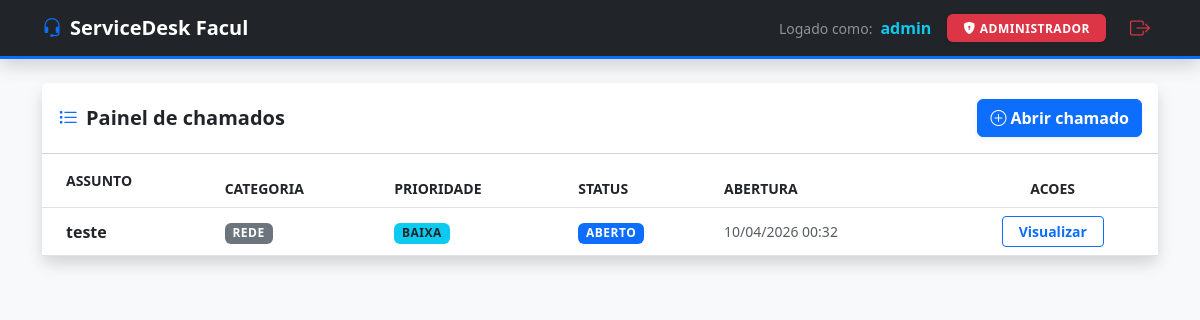
The app's page / (signed in) with its own data.
### chamados/models.py (models this page shows, shortened)
class Chamado(models.Model):
    STATUS_CHOICES = [
        ("aberto", "Aberto"),
        ("andamento", "Em andamento"),
        ("fechado", "Fechado"),
    ]
    PRIORIDADE_CHOICES = [
        ("baixa", "Baixa"),
        ("media", "Media"),
        ("alta", "Alta"),
    ]
    CATEGORIA_CHOICES = [
        ("hardware", "Hardware"),
        ("software", "Software"),
        ("rede", "Rede"),
        ("acesso", "Acesso"),
        ("outros", "Outros"),
    ]
    titulo = models.CharField(max_length=100)
    descricao = models.TextField()
    categoria = models.CharField(
        max_length=20, choices=CATEGORIA_CHOICES, default="outros"
    )
    usuario = models.ForeignKey(User, on_delete=models.CASCADE)
    status = models.CharField(max_length=20, choices=STATUS_CHOICES, default="aberto")
    prioridade = models.CharField(max_length=20, choices=PRIORIDADE_CHOICES)
    data_criacao = models.DateTimeField(auto_now_add=True)
    class Meta:
        ordering = ["-data_criacao"]

### chamados/views.py (the view)
# urls.py: path("", views.lista_chamados, name="lista_chamados"),
@login_required
def lista_chamados(request):
    if request.user.is_staff:
        chamados = Chamado.objects.all()
    else:
        chamados = Chamado.objects.none()
    return render(request, "chamados/lista.html", {"chamados": chamados})

### chamados/templates/chamados/lista.html (shortened to what this page needs)
<!DOCTYPE html>
<html lang="pt-br">
<head>
    <link href="https://cdn.jsdelivr.net/npm/bootstrap@5.3.0/dist/css/bootstrap.min.css" rel="stylesheet">
    <link rel="stylesheet" href="https://cdn.jsdelivr.net/npm/bootstrap-icons@1.11.1/font/bootstrap-icons.css">
</head>
<body class="bg-light">
    <nav class="navbar navbar-dark bg-dark mb-4 shadow">
        <div class="container">
            <a class="navbar-brand fw-bold" href="{% url 'lista_chamados' %}">
                <i class="bi bi-headset me-2 text-primary"></i>ServiceDesk Facul
            </a>
            <div class="text-white d-flex align-items-center">
                <span class="me-2 small text-white-50">Logado como:</span>
                <span class="fw-bold me-3 text-info">{{ user.username }}</span>
                {% if user.is_staff or user.is_superuser %}
                    <span class="badge bg-danger shadow-sm px-3 py-2">
                        <i class="bi bi-shield-lock-fill me-1"></i>ADMINISTRADOR
                    </span>
                {% else %}
                    <span class="badge bg-success shadow-sm px-3 py-2">
                        <i class="bi bi-person-fill me-1"></i>CLIENTE
                    </span>
                {% endif %}
                <a href="{% url 'logout_usuario' %}" class="ms-3 btn btn-sm btn-outline-danger border-0 fw-bold">
                    <i class="bi bi-box-arrow-right fs-5"></i>
                </a>
            </div>
        </div>
    </nav>
    <main class="container">
        {% if user.is_staff or user.is_superuser %}
            <div class="card shadow border-0 rounded-3">
            <div class="card-header bg-white py-3 d-flex justify-content-between align-items-center">
                <h5 class="mb-0 fw-bold text-dark">
                    <i class="bi bi-list-task me-2 text-primary"></i>Painel de chamados
                </h5>
                <a href="{% url 'criar_chamado' %}" class="btn btn-primary fw-bold shadow-sm">
                    <i class="bi bi-plus-circle me-1"></i>Abrir chamado
                </a>
            </div>
            <div class="card-body p-0">
                <div class="table-responsive">
                    <table class="table table-hover align-middle mb-0">
                        <thead>
                            <tr class="text-secondary small">
                                <th class="ps-4 py-3">ASSUNTO</th>
                                <th>CATEGORIA</th>
                                <th>PRIORIDADE</th>
                                <th>STATUS</th>
                                <th>ABERTURA</th>
                                <th class="text-center">ACOES</th>
                            </tr>
                        </thead>
                        <tbody>
                            {% for chamado in chamados %}
                                <tr>
                                    <td class="ps-4 fw-bold text-dark">{{ chamado.titulo }}</td>
                                    <td><span class="badge bg-secondary">{{ chamado.get_categoria_display }}</span></td>
                                    <td>
                                        {% if chamado.prioridade == 'alta' %}
                                            <span class="badge bg-danger text-white">Alta</span>
                                        {% elif chamado.prioridade == 'media' %}
                                            <span class="badge bg-warning text-dark">Media</span>
                                        {% else %}
                                            <span class="badge bg-info text-dark">Baixa</span>
                                        {% endif %}
                                    </td>
                                    <td>
                                        {% if chamado.status == 'aberto' %}
                                            <span class="badge bg-primary">Aberto</span>
                                        {% elif chamado.status == 'andamento' %}
                                            <span class="badge bg-warning text-dark">Em andamento</span>
                                        {% else %}
                                            <span class="badge bg-success">Fechado</span>
                                        {% endif %}
                                    </td>
                                    <td class="text-muted small">{{ chamado.data_criacao|date:"d/m/Y H:i" }}</td>
                                    <td class="text-center">
                                        <button class="btn btn-sm btn-outline-primary px-3 fw-bold" data-bs-toggle="modal" data-bs-target="#modal{{ chamado.id }}">
                                            Visualizar
                                        </button>
                                    </td>
                                </tr>
                            {% endfor %}
                        </tbody>
                    </table>
                </div>
            </div>
            </div>
        {% endif %}
    </main>
</body>
</html>

### chamados/templates/chamados/lista.html (style rules this page uses)
.navbar { border-bottom: 3px solid #0d6efd; }
.table thead { background-color: #f1f4f9; }
.badge { font-weight: 600; text-transform: uppercase; letter-spacing: 0.5px; }

### records on screen
Chamado: titulo "teste", categoria "REDE", prioridade "BAIXA", status "ABERTO", data_criacao "10/04/2026 00:32"

### other values on screen
{{ user.username }} "admin"
